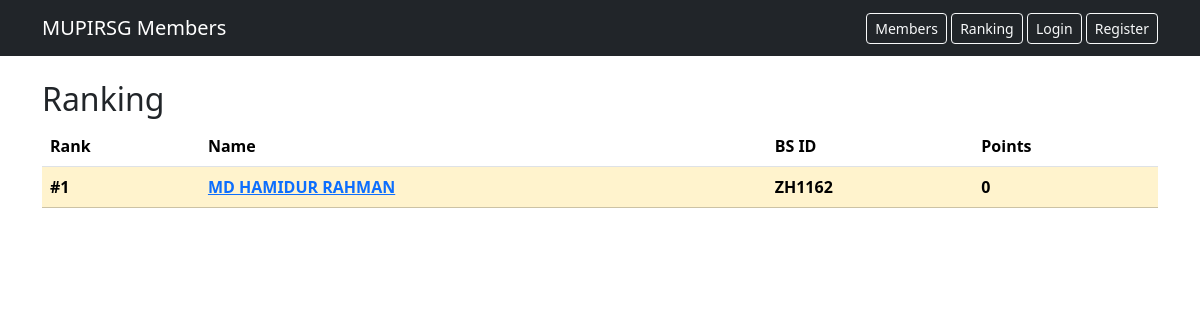
The app's page /members/ranking/ with its own data.
### members/models.py (models this page shows, shortened)
class MemberProfile(models.Model):
    class Status(models.TextChoices):
        CURRENT_STUDENT = "current", "Current Student"
        PASSED_OUT = "passed_out", "Passed Out"
    class BloodGroup(models.TextChoices):
        A_POS = "A+", "A+"
        A_NEG = "A-", "A-"
        B_POS = "B+", "B+"
        B_NEG = "B-", "B-"
        AB_POS = "AB+", "AB+"
        AB_NEG = "AB-", "AB-"
        O_POS = "O+", "O+"
        O_NEG = "O-", "O-"
        UNKNOWN = "unknown", "Unknown"
    user = models.OneToOneField(
        settings.AUTH_USER_MODEL,
        on_delete=models.CASCADE,
        related_name="member_profile",
    )
    bs_id = models.CharField(
        "BS ID",
        max_length=32,
        unique=True,
        db_index=True,
        help_text="The member's existing Bangladesh Scouts ID. This is the only member identifier used in this app.",
    )
    full_name = models.CharField(max_length=150)
    profile_photo = models.ImageField(
        upload_to=profile_photo_upload_path,
        blank=True,
        null=True,
        validators=[FileExtensionValidator(allowed_extensions=["jpg", "jpeg", "png", "webp"])],
    )
    student_id = models.CharField("Student ID / Roll Number", max_length=50, blank=True)
    department = models.CharField(max_length=100, blank=True, db_index=True)
    technology = models.CharField("Technology / Trade", max_length=100, blank=True)
    semester = models.CharField(max_length=20, blank=True)
    session = models.CharField(max_length=20, blank=True, db_index=True)
    phone = models.CharField(max_length=20, blank=True)
    email = models.EmailField(blank=True, help_text="Optional if it duplicates the account email.")
    address = models.TextField(blank=True)
    blood_group = models.CharField(max_length=10, choices=BloodGroup.choices, default=BloodGroup.UNKNOWN, blank=True)
    joining_date = models.DateField(null=True, blank=True)
    registration_number = models.CharField(max_length=50, blank=True)
    biography = models.TextField("Short Biography", blank=True, max_length=1000)
    status = models.CharField(max_length=20, choices=Status.choices, default=Status.CURRENT_STUDENT, db_index=True)
    created_at = models.DateTimeField(auto_now_add=True)
    updated_at = models.DateTimeField(auto_now=True)
    class Meta:
        ordering = ["full_name"]
        indexes = [
            models.Index(fields=["status", "session"]),
            models.Index(fields=["department", "session"]),
        ]

### members/views.py (the view)
# urls.py: path("ranking/", views.ranking, name="ranking"),
def ranking(request):
    return render(request, "members/ranking.html", {"ranking": get_ranking()})

### members/services.py (called while the page is built)
def _ranking_queryset():
    scope = getattr(settings, "MEMBERS_RANKING_SCOPE", "current")
    qs = MemberProfile.objects.all()
    if scope == "current":
        qs = qs.filter(status=MemberProfile.Status.CURRENT_STUDENT)
    elif scope == "current_and_passed_out":
        qs = qs.filter(status__in=[MemberProfile.Status.CURRENT_STUDENT, MemberProfile.Status.PASSED_OUT])
    return qs

def get_ranking(limit=None):
    qs = (
        _ranking_queryset()
        .annotate(total_points_annotated=Sum("score_records__points"))
        .order_by("-total_points_annotated", "full_name")
    )
    if limit:
        qs = qs[:limit]
    results = []
    prev_points = None
    prev_rank = 0
    for i, member in enumerate(qs, start=1):
        points = member.total_points_annotated or 0
        if points != prev_points:
            rank = i
        else:
            rank = prev_rank
        results.append({"rank": rank, "member": member, "total_points": points})
        prev_points = points
        prev_rank = rank
    return results

### members/templates/members/ranking.html (shortened to what this page needs)
{% extends "members/base.html" %}
{% block content %}
<h2>Ranking</h2>
<table class="table">
  <thead><tr><th>Rank</th><th>Name</th><th>BS ID</th><th>Points</th></tr></thead>
  <tbody>
    {% for entry in ranking %}
    <tr class="{% if entry.rank <= 3 %}table-warning{% endif %}">
      <td>#{{ entry.rank }}</td>
      <td><a href="{% url 'members:member_detail' entry.member.bs_id %}">{{ entry.member.full_name }}</a></td>
      <td>{{ entry.member.bs_id }}</td>
      <td>{{ entry.total_points }}</td>
    </tr>
    {% endfor %}
  </tbody>
</table>
{% endblock %}

### members/static/members/css/members.css (style rules this page uses)
.table-warning td { font-weight: 600; }

### records on screen
MemberProfile: rank "1", member.full_name "MD HAMIDUR RAHMAN", member.bs_id "ZH1162", total_points "0"
